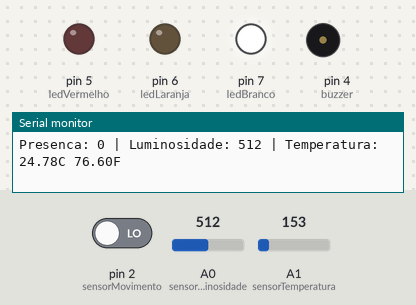
A sketch run on a simulated Arduino Uno, built with avr-gcc and run on an emulated ATmega328P. On the bench: output pins drawn as LEDs (lit = HIGH), buzzer (waves = sounding, pin HIGH), the last lines printed to the serial monitor. The test bench sets the inputs (shaded band); at power-on: A1 (sensorTemperatura) = 153, A0 (sensorLuminosidade) = 512, pin 2 (sensorMovimento) LOW.

Above: at 1.8 s.
1.9 s: A1 (sensorTemperatura) set to 188
3.4 s: A1 (sensorTemperatura) set to 217
At 4.6 s:
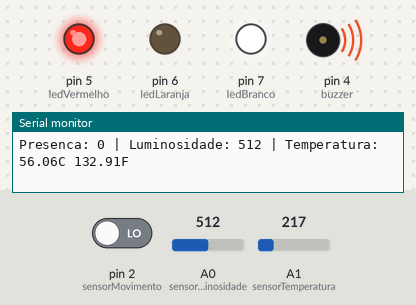
5.5 s: A0 (sensorLuminosidade) set to 883
7.2 s: A0 (sensorLuminosidade) set to 913
At 9.1 s:
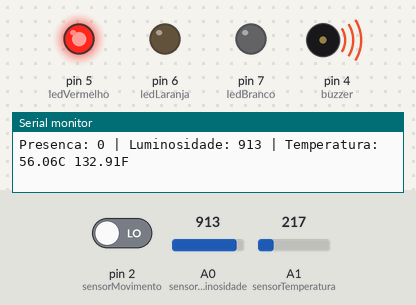
9.5 s: A1 (sensorTemperatura) set to 191
At 10.8 s:
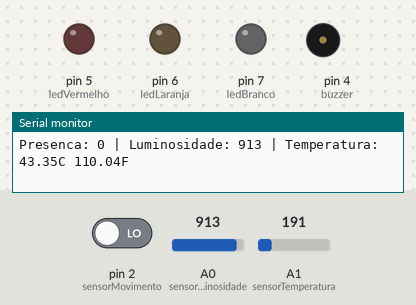
11.5 s: A1 (sensorTemperatura) set to 221
At 12.4 s:
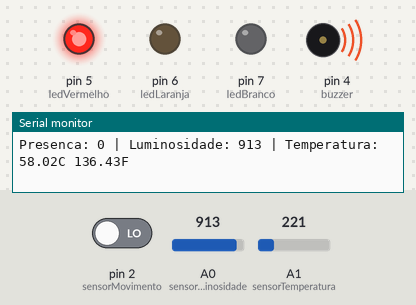
Timing chart, 0 to 14.5 s (numbered marks = the images above; inputs shaded):
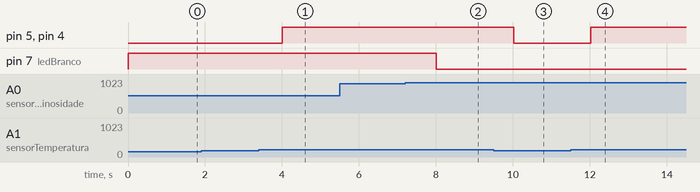

Measured:
- the behaviour switches between 204 and 205 on A1 (sensorTemperatura) (found by bisection; images 0 and 1)
- the behaviour switches between 899 and 900 on A0 (sensorLuminosidade) (found by bisection; images 1 and 2)
- after the input at 3.4 s, pin 5 (ledVermelho), pin 4 (buzzer): LOW → HIGH after 0.61 s
- after the input at 7.2 s, pin 7 (ledBranco): HIGH → LOW after 0.81 s
- after the input at 9.5 s, pin 5 (ledVermelho), pin 4 (buzzer): HIGH → LOW after 0.52 s
- after the input at 11.5 s, pin 5 (ledVermelho), pin 4 (buzzer): LOW → HIGH after 0.52 s

The sketch:

sensores.ino
```cpp
/*
Nome do arquivo: sensores.ino
Equipe: Erick Breno Pereira, Arthur Nascimento, Guilherme Moura, Andrei Luiz
Turma: G91164
Semestre: 2025.1
*/

int sensorLuminosidade = A0;
int sensorMovimento = 2;
int sensorTemperatura = A1;
int ledLaranja = 6;
int ledVermelho = 5;
int ledBranco = 7;
int buzzer = 4;

void setup() {
  pinMode(sensorMovimento, INPUT);
  pinMode(ledVermelho, OUTPUT);
  pinMode(ledLaranja, OUTPUT);
  pinMode(ledBranco, OUTPUT);
  pinMode(buzzer, OUTPUT);

  Serial.begin(9600);
}

void loop() {
  int pirValue = digitalRead(sensorMovimento);
  int ldrValue = analogRead(sensorLuminosidade);
  int tempValue = analogRead(sensorTemperatura);

  float voltage = tempValue * (5.0 / 1023.0);
  float temperatureC = (voltage - 0.5) * 100;
  float temperatureF = (temperatureC * 9.0 / 5.0) + 32.0;

  if (ldrValue < 900) {
    digitalWrite(ledBranco, HIGH);
  } else {
    digitalWrite(ledBranco, LOW);
  }

  if (pirValue == HIGH) {
    digitalWrite(buzzer, HIGH);
    digitalWrite(ledVermelho, HIGH);
  } else {
    digitalWrite(buzzer, LOW);
    digitalWrite(ledVermelho, LOW);
  }

  if (temperatureC > 50.0) {
    digitalWrite(buzzer, HIGH);
    digitalWrite(ledVermelho, HIGH);
  }

  Serial.print("Presenca: ");
  Serial.print(pirValue);
  Serial.print(" | Luminosidade: ");
  Serial.print(ldrValue);
  Serial.print(" | Temperatura: ");
  Serial.print(temperatureC);
  Serial.print("C ");
  Serial.print(temperatureF);
  Serial.println("F");

  delay(1000);
}
```
